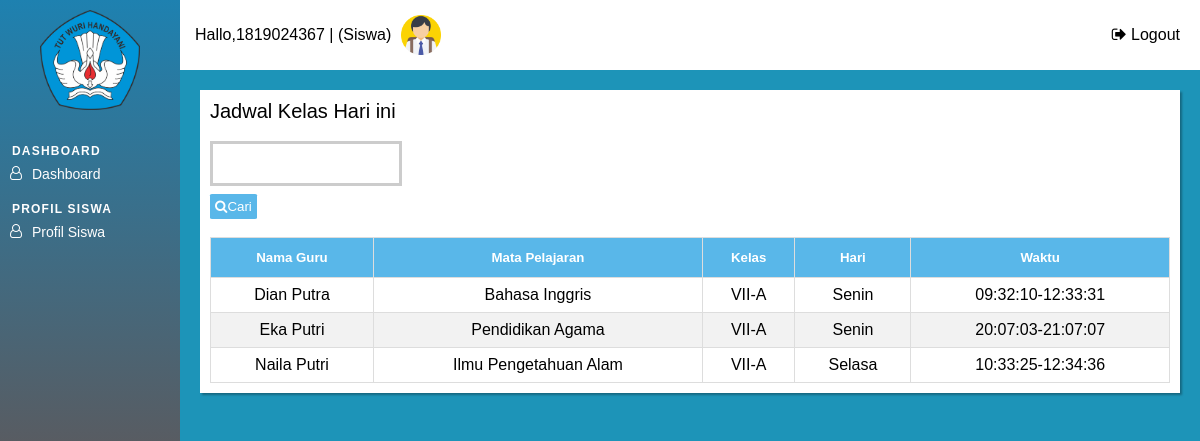
Before: /siswa/halaman_siswa.php?page=dashboard (signed in) with the older database file.
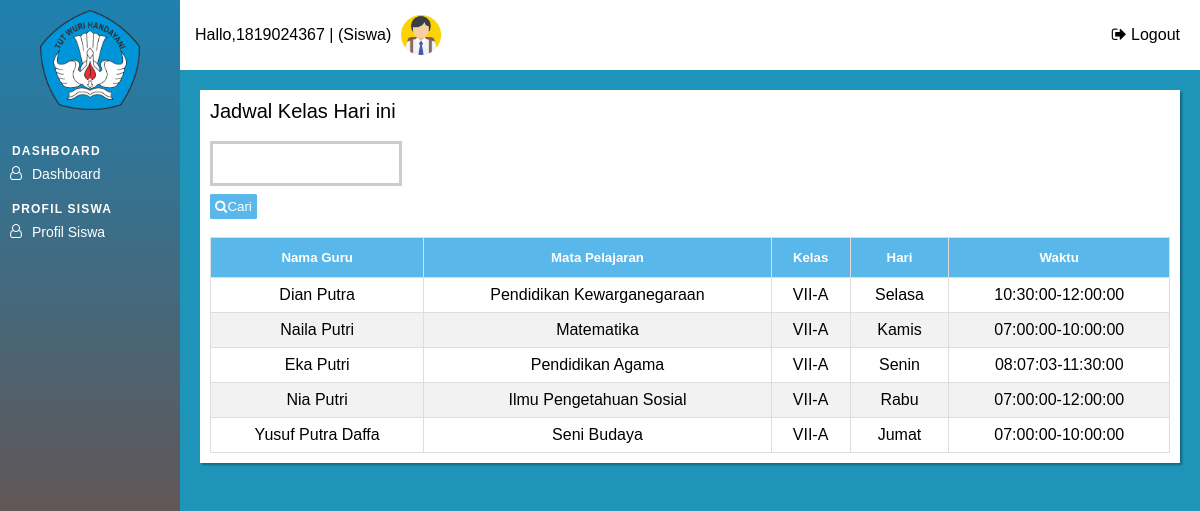
After: the same page with the newer database file.
### tables this page shows
CREATE TABLE `tbl_guru` (
  `id_guru` int(11) NOT NULL,
  `nip` char(18) NOT NULL,
  `nama_guru` varchar(50) NOT NULL,
  `alamat_guru` varchar(50) DEFAULT NULL,
  `jenis_kelamin` varchar(10) NOT NULL,
  `tempat_lahir` varchar(30) NOT NULL,
  `tanggal_lahir` date DEFAULT NULL,
  `no_telp` varchar(20) NOT NULL,
  `foto_guru` varchar(50) DEFAULT NULL
);

CREATE TABLE `tbl_mapel` (
  `id_mapel` int(11) NOT NULL,
  `kode_mapel` char(10) NOT NULL,
  `nama_mapel` varchar(50) NOT NULL,
  `semester` int(11) DEFAULT NULL
);

CREATE TABLE `tbl_kelas` (
  `id_kelas` int(11) NOT NULL,
  `kode_kelas` char(10) NOT NULL,
  `nama_kelas` varchar(30) NOT NULL
);

CREATE TABLE `tbl_jadwal` (
  `id_jadwal` int(11) NOT NULL,
  `id_guru` int(11) NOT NULL,
  `id_mapel` int(11) NOT NULL,
  `id_kelas` int(11) NOT NULL,
  `hari` varchar(10) DEFAULT NULL,
  `jam_masuk` time DEFAULT NULL,
  `jam_keluar` time DEFAULT NULL
);

### siswa/dashboard.php (the view, shortened to what this page needs)
<?php
include "../config/koneksi.php";
?>
<div class="tabel-page">
	<div class="tabel-heading">
		Jadwal Kelas Hari ini
	</div>
	<div class="search-box">
		<form method="GET" action="" autocomplete="off">
			<input type="text" name="keyword">
			<button class="button-input" id="myBtn" type="submit" name="cari">
			<i class="fa fa-search" aria-hidden="true"></i>Cari
			</button>
			<br><br>
		</form>
	</div>
	<table id="list-data" class="display">
		<thead>
			<tr>
				<th><h5>Nama Guru</h5></th>
				<th><h5>Mata Pelajaran</h5></th>
				<th><h5>Kelas</h5></th>
				<th><h5>Hari</h5></th>
				<th><h5>Waktu</h5></th>
			</tr>
		</thead>
		<?php
		if(isset($_GET['cari'])) {
			$keyword = $_GET['keyword'];
			$sql ="SELECT * from tbl_guru as g
					INNER JOIN tbl_mengajar as me ON  g.id_guru = me.id_guru
					INNER JOIN tbl_mapel as m ON m.id_mapel = me.id_mapel
					INNER JOIN tbl_jadwal as j ON j.id_mapel = me.id_mapel AND j.id_guru = g.id_guru
					INNER JOIN tbl_kelas as k ON k.id_kelas = j.id_kelas
					WHERE
					nama_guru LIKE '%$keyword%' OR
					nama_mapel LIKE '%$keyword%' OR
					nama_kelas LIKE '%$keyword%' OR
					hari LIKE '%$keyword%'";
 			} else {
			$sql ="SELECT * from tbl_guru as g
			INNER JOIN tbl_mengajar as me ON  g.id_guru = me.id_guru
			INNER JOIN tbl_mapel as m ON m.id_mapel = me.id_mapel
			INNER JOIN tbl_jadwal as j ON j.id_mapel = me.id_mapel AND j.id_guru = g.id_guru
			INNER JOIN tbl_kelas as k ON k.id_kelas = j.id_kelas
			ORDER BY k.nama_kelas";
			 }
			 $result = mysqli_query($conn, $sql) or die(mysqli_error($conn));
			if (mysqli_num_rows($result) > 0) {
		    	while($row = mysqli_fetch_assoc($result)) {
		?>
		        <tr>
		        	<td><?php echo $row["nama_guru"];?></td>
		        	<td><?php echo $row["nama_mapel"];?></td>
		        	<td><?php echo $row["nama_kelas"];?></td>
					<td><?php echo $row["hari"];?></td>
		        	<td><?php echo $row["jam_masuk"]."-".$row["jam_keluar"];?></td>
		        </tr>
		<?php
		    	}
			}
		?>
	</table>
</div>

### siswa/halaman_siswa.php (shortened to what this page needs)
<!DOCTYPE html>
	<head>
		<link rel="stylesheet" href="https://cdnjs.cloudflare.com/ajax/libs/font-awesome/4.7.0/css/font-awesome.min.css">
		<link rel="stylesheet" href="../assets/css/halaman_admin.css">
		<link rel="stylesheet" href="../assets/css/tabel.css">
		<link rel="stylesheet" href="../assets/css/dashboard.css">
		<link rel="stylesheet" href="../assets/css/modal.css">
	</head>
	<body>
        <div class="container">
            <div id="page-h" class="page-header">
                <div class="page-logo">
                    <img class="logo" src="../assets/img/logo.png"/ >
                </div>
                <h3 class="menu-heading">Dashboard</h3>
                <a href="?page=dashboard"><i class="fa fa-user-o fa-icon" aria-hidden="true"></i>Dashboard</a>
                <h3 class="menu-heading">Profil Siswa</h3>
                <a href="?page=profil"><i class="fa fa-user-o fa-icon" aria-hidden="true"></i>Profil Siswa</a>
            </div>
            <div class="page-content">
			<div class="content-header">
				<span><?php echo "Hallo,".$_SESSION['username']." | (Siswa)"?></span>
				<img src="../assets/img/siswa.png" class="icon" />
				<div class="admin-icon">
				<a class="link" href="logout.php">
					<i class="fa fa-sign-out" aria-hidden="true"></i>
					<span>Logout</span>
				</a>
				</div>
			</div>
            <div class="content">
                <?php
                    if(isset($_GET['page'])) {
                        $page = $_GET['page'];
                        switch($page) {
                        case "dashboard":
                            include "dashboard.php";
                            break;
                        }
                    }
                ?>
            </div>
        </div>
        </div>
    </body>
    </html>

### assets/css/halaman_admin.css (style rules this page uses)
* { padding: 0; margin: 0; box-sizing: border-box; }
a { text-decoration: none; }
.link { color: black; }
body { font: 16px sans-serif; }
.logo { width: 170px; }
.container { width: 100%; }
.page-header { position: fixed; margin :0; padding: 0; height: 100%; overflow: auto; width: 15%; background-image: linear-gradient(#1e81b0, #873e23) !important; }
.page-header a, .dropdown-btn { padding: 8px 0px 8px 10px; text-decoration: none; width: 100%; font-size: 14px; color: #FFFEFE; display: block; border: none; background: none; transition: 0.3s; outline: none; text-align: left; }
.page-logo { display: table; margin: 0 auto; margin-bottom: 20px; }
.page-logo .logo { width:100px; margin: 10px; }
.menu-heading { text-transform: uppercase; letter-spacing: 0.10em; font-size: 12px; margin-top: 12px; margin-left: 12px; color: #FFFEFE; }
.fa-icon { float:left; padding-right: 10px; }
.page-content { margin: 0; background-color: #1d94b8; height: 100%; width: 85%; position: absolute; right: 0; }
.icon { width: 40px; margin-left: 10px; }
.content-header { width: 100%; background-color: #FFFFFF; display: flex; align-items: center; padding: 15px 15px 15px 15px; }
.admin-icon { position: absolute; display: flex; align-items: center; right: 0; margin-right: 20px; }
.content { width: 100%; background-color: #1d94b8; padding: 20px 20px 20px 20px; }

### assets/css/tabel.css (style rules this page uses)
.tabel-page { background-color: #FFFF; box-shadow: 2px 2px 2px rgba(0, 0, 0,0.3); padding: 10px; width: 100%; height: auto; }
#list-data { font: 16px sans-serif; border-collapse: collapse; width: 100%; }
#list-data td, #list-data th { border: 1px solid #ddd; padding: 8px; text-align: center; }
#list-data tr:nth-child(even) { background-color: #f2f2f2; }
#list-data th { padding-top: 12px; padding-bottom: 12px; text-align: center; background-color: #59b7e9; color: white; }
.tabel-heading { font-size: 20px; margin-bottom: 10px; }
.button-input { background-color: #59b7e9; border-radius: 5%; padding : 5px; border: none; color: #FFFFFF; }
.search-box { width: 20%; float: left; margin-right: 10%; }

### assets/css/modal.css (style rules this page uses)
input[type=text], input[type=password], input[type=number] { width: 100%; padding: 12px 10px; margin: 8px 0; box-sizing: border-box; border: 3px solid #ccc; outline: none; }

Changed rows visible on the page:
computed for tbl_guru "Dian Putra": tbl_mapel.nama_mapel "Bahasa Inggris" → "Pendidikan Kewarganegaraan"; tbl_jadwal.hari "Senin" → "Selasa"; tbl_jadwal.jam_masuk "09:32:10" → "10:30:00"; tbl_jadwal.jam_keluar "12:33:31" → "12:00:00"
shown differently, row unchanged: tbl_guru "Naila Putri": tbl_mapel.nama_mapel "Ilmu Pengetahuan Alam" → "Matematika"; tbl_jadwal.hari "Selasa" → "Kamis"; tbl_jadwal.jam_masuk "10:33:25" → "07:00:00"; tbl_jadwal.jam_keluar "12:34:36" → "10:00:00"; moves up the list
changed through a linked row, tbl_guru "Eka Putri": tbl_jadwal.jam_masuk "20:07:03" → "08:07:03"; tbl_jadwal.jam_keluar "21:07:07" → "11:30:00"
now on this page (row unchanged): tbl_guru: nama_guru "Nia Putri", tbl_mapel.nama_mapel "Ilmu Pengetahuan Sosial", tbl_kelas.nama_kelas "VII-A", tbl_jadwal.hari "Rabu", tbl_jadwal.jam_masuk "07:00:00", tbl_jadwal.jam_keluar "12:00:00"
now on this page (row unchanged): tbl_guru: nama_guru "Yusuf Putra Daffa", tbl_mapel.nama_mapel "Seni Budaya", tbl_kelas.nama_kelas "VII-A", tbl_jadwal.hari "Jumat", tbl_jadwal.jam_masuk "07:00:00", tbl_jadwal.jam_keluar "10:00:00"
